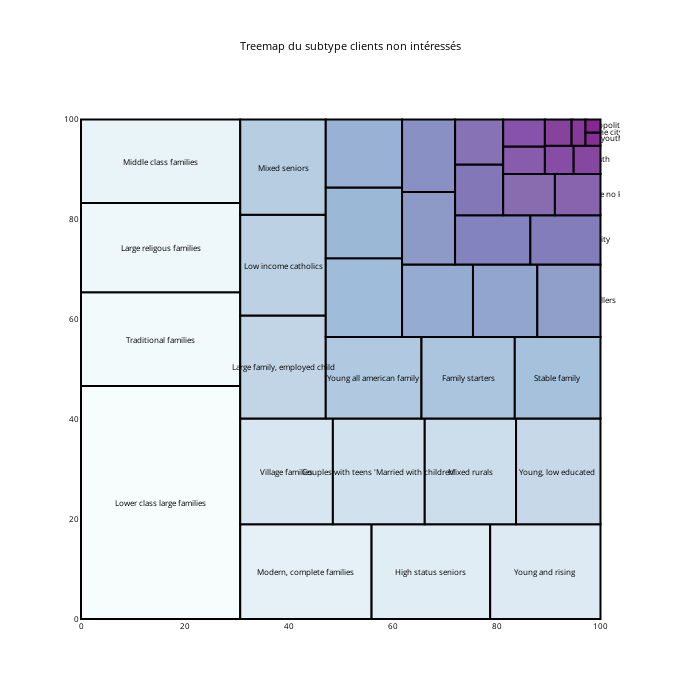

Notebook code for this chart:
### Code cell
freq = pd.DataFrame(no['Customer Subtype'].value_counts().reset_index())
freq.columns = ['name', 'freq']

x = 0.
y = 0.
width = 100.
height = 100.

values = freq.freq

normed = squarify.normalize_sizes(values, width, height)
rects = squarify.squarify(normed, x, y, width, height)

bupu = cl.scales['9']['seq']['BuPu']
bupu = cl.interp( bupu, 48 )
cl.to_rgb( bupu )

shapes = []
annotations = []
counter = 0
i = 0
for r in rects:
    shapes.append( 
        dict(
            type = 'rect', 
            x0 = r['x'], 
            y0 = r['y'], 
            x1 = r['x']+r['dx'], 
            y1 = r['y']+r['dy'],
            line = dict( width = 2 ),
            fillcolor = bupu[i]
        ) 
    )
    if (i < 17):
        label = freq.name[i]
    else :
        label = ""
    annotations.append(
        dict(
            x = r['x']+(r['dx']/2),
            y = r['y']+(r['dy']/2),
            text = label,
            align='center',
            showarrow = False
        )
    )
    i = i+1

# For hover text
trace0 = go.Scatter(
    x = [ r['x']+(r['dx']/2) for r in rects ], 
    y = [ r['y']+(r['dy']/2) for r in rects ],
    text = freq.name, 
    mode = 'text',
)
        
layout = dict(
    height=700, 
    width=700,
    xaxis=dict(showgrid=False,zeroline=False),
    yaxis=dict(showgrid=False,zeroline=False),
    shapes=shapes,
    annotations=annotations,
    hovermode='closest',
    title = 'Treemap du subtype clients non intéressés',
    font=dict(size=8, color='#000000')
)

# With hovertext
figure = dict(data=[trace0], layout=layout)

iplot(figure)

### Figure 1 — Plotly figure (JSON) as saved in the notebook; plotly's stock layout.template omitted (floating-point values rounded to 4 significant figures)
{"data": [{"mode": "text", "text": ["Lower class large families", "Traditional families", "Large religous families", "Middle class families", "Modern, complete families", "High status seniors", "Young and rising", "Village families", "Couples with teens 'Married with children'", "Mixed rurals", "Young, low educated ", "Large family, employed child", "Low income catholics", "Mixed seniors", "Young all american family", "Family starters", "Stable family", "Mixed small town dwellers", "High Income, expensive child", "Religious elderly singles", "Career and childcare", "Affluent young families", "Mixed apartment dwellers", "Very Important Provincials", "Large family farms", "Porchless seniors: no front yard", "Young seniors in the city", "Affluent senior apartments", "Own home elderly", "Seniors in apartments", "Dinki's (double income no kids)", "Residential elderly", "Etnically diverse", "Young urban have-nots", "Single youth", "Students in apartments", "Fresh masters in the city", "Suburban youth", "Senior cosmopolitans"], "type": "scatter", "x": [15.33, 15.33, 15.33, 15.33, 43.29, 67.35, 89.38, 39.57, 57.33, 74.96, 91.87, 38.88, 38.88, 38.88, 56.33, 74.52, 91.75, 54.46, 54.46, 54.46, 68.63, 81.65, 93.92, 66.91, 66.91, 79.26, 93.25, 76.64, 76.64, 86.25, 95.61, 85.28, 85.28, 92.07, 97.42, 91.87, 95.78, 98.56, 98.56], "y": [23.33, 56.04, 74.34, 91.63, 9.485, 9.485, 9.485, 29.56, 29.56, 29.56, 29.56, 50.45, 70.83, 90.46, 48.29, 48.29, 48.29, 64.32, 79.29, 93.18, 63.69, 63.69, 63.69, 78.21, 92.74, 75.88, 75.88, 85.9, 95.5, 84.94, 84.94, 91.84, 97.3, 91.91, 91.91, 97.37, 97.37, 96.06, 98.69]}], "layout": {"annotations": [{"align": "center", "showarrow": false, "text": "Lower class large families", "x": 15.33, "y": 23.33}, {"align": "center", "showarrow": false, "text": "Traditional families", "x": 15.33, "y": 56.04}, {"align": "center", "showarrow": false, "text": "Large religous families", "x": 15.33, "y": 74.34}, {"align": "center", "showarrow": false, "text": "Middle class families", "x": 15.33, "y": 91.63}, {"align": "center", "showarrow": false, "text": "Modern, complete families", "x": 43.29, "y": 9.485}, {"align": "center", "showarrow": false, "text": "High status seniors", "x": 67.35, "y": 9.485}, {"align": "center", "showarrow": false, "text": "Young and rising", "x": 89.38, "y": 9.485}, {"align": "center", "showarrow": false, "text": "Village families", "x": 39.57, "y": 29.56}, {"align": "center", "showarrow": false, "text": "Couples with teens 'Married with children'", "x": 57.33, "y": 29.56}, {"align": "center", "showarrow": false, "text": "Mixed rurals", "x": 74.96, "y": 29.56}, {"align": "center", "showarrow": false, "text": "Young, low educated ", "x": 91.87, "y": 29.56}, {"align": "center", "showarrow": false, "text": "Large family, employed child", "x": 38.88, "y": 50.45}, {"align": "center", "showarrow": false, "text": "Low income catholics", "x": 38.88, "y": 70.83}, {"align": "center", "showarrow": false, "text": "Mixed seniors", "x": 38.88, "y": 90.46}, {"align": "center", "showarrow": false, "text": "Young all american family", "x": 56.33, "y": 48.29}, {"align": "center", "showarrow": false, "text": "Family starters", "x": 74.52, "y": 48.29}, {"align": "center", "showarrow": false, "text": "Stable family", "x": 91.75, "y": 48.29}, {"align": "center", "showarrow": false, "text": "", "x": 54.46, "y": 64.32}, {"align": "center", "showarrow": false, "text": "", "x": 54.46, "y": 79.29}, {"align": "center", "showarrow": false, "text": "", "x": 54.46, "y": 93.18}, {"align": "center", "showarrow": false, "text": "", "x": 68.63, "y": 63.69}, {"align": "center", "showarrow": false, "text": "", "x": 81.65, "y": 63.69}, {"align": "center", "showarrow": false, "text": "", "x": 93.92, "y": 63.69}, {"align": "center", "showarrow": false, "text": "", "x": 66.91, "y": 78.21}, {"align": "center", "showarrow": false, "text": "", "x": 66.91, "y": 92.74}, {"align": "center", "showarrow": false, "text": "", "x": 79.26, "y": 75.88}, {"align": "center", "showarrow": false, "text": "", "x": 93.25, "y": 75.88}, {"align": "center", "showarrow": false, "text": "", "x": 76.64, "y": 85.9}, {"align": "center", "showarrow": false, "text": "", "x": 76.64, "y": 95.5}, {"align": "center", "showarrow": false, "text": "", "x": 86.25, "y": 84.94}, {"align": "center", "showarrow": false, "text": "", "x": 95.61, "y": 84.94}, {"align": "center", "showarrow": false, "text": "", "x": 85.28, "y": 91.84}, {"align": "center", "showarrow": false, "text": "", "x": 85.28, "y": 97.3}, {"align": "center", "showarrow": false, "text": "", "x": 92.07, "y": 91.91}, {"align": "center", "showarrow": false, "text": "", "x": 97.42, "y": 91.91}, {"align": "center", "showarrow": false, "text": "", "x": 91.87, "y": 97.37}, {"align": "center", "showarrow": false, "text": "", "x": 95.78, "y": 97.37}, {"align": "center", "showarrow": false, "text": "", "x": 98.56, "y": 96.06}, {"align": "center", "showarrow": false, "text": "", "x": 98.56, "y": 98.69}], "font": {"color": "#000000", "size": 8}, "height": 700, "hovermode": "closest", "shapes": [{"fillcolor": "hsl(190.0, 60.0%, 98.0%)", "line": {"width": 2}, "type": "rect", "x0": 0, "x1": 30.65, "y0": 0, "y1": 46.66}, {"fillcolor": "hsl(192.38297872340425, 57.787234042553195%, 96.80851063829788%)", "line": {"width": 2}, "type": "rect", "x0": 0, "x1": 30.65, "y0": 46.66, "y1": 65.42}, {"fillcolor": "hsl(194.7659574468085, 55.57446808510638%, 95.61702127659575%)", "line": {"width": 2}, "type": "rect", "x0": 0, "x1": 30.65, "y0": 65.42, "y1": 83.26}, {"fillcolor": "hsl(197.14893617021278, 53.361702127659576%, 94.42553191489361%)", "line": {"width": 2}, "type": "rect", "x0": 0, "x1": 30.65, "y0": 83.26, "y1": 100.0}, {"fillcolor": "hsl(199.53191489361703, 51.148936170212764%, 93.23404255319149%)", "line": {"width": 2}, "type": "rect", "x0": 30.65, "x1": 55.94, "y0": 0, "y1": 18.97}, {"fillcolor": "hsl(201.91489361702128, 48.93617021276596%, 92.04255319148936%)", "line": {"width": 2}, "type": "rect", "x0": 55.94, "x1": 78.77, "y0": 0, "y1": 18.97}, {"fillcolor": "hsl(204.10638297872342, 46.91489361702128%, 90.80851063829788%)", "line": {"width": 2}, "type": "rect", "x0": 78.77, "x1": 100.0, "y0": 0, "y1": 18.97}, {"fillcolor": "hsl(204.95744680851064, 46.234042553191486%, 89.27659574468085%)", "line": {"width": 2}, "type": "rect", "x0": 30.65, "x1": 48.49, "y0": 18.97, "y1": 40.16}, {"fillcolor": "hsl(205.80851063829786, 45.5531914893617%, 87.74468085106383%)", "line": {"width": 2}, "type": "rect", "x0": 48.49, "x1": 66.17, "y0": 18.97, "y1": 40.16}, {"fillcolor": "hsl(206.6595744680851, 44.87234042553192%, 86.2127659574468%)", "line": {"width": 2}, "type": "rect", "x0": 66.17, "x1": 83.75, "y0": 18.97, "y1": 40.16}, {"fillcolor": "hsl(207.51063829787233, 44.191489361702125%, 84.68085106382979%)", "line": {"width": 2}, "type": "rect", "x0": 83.75, "x1": 100.0, "y0": 18.97, "y1": 40.16}, {"fillcolor": "hsl(208.36170212765958, 43.51063829787234%, 83.14893617021276%)", "line": {"width": 2}, "type": "rect", "x0": 30.65, "x1": 47.12, "y0": 40.16, "y1": 60.74}, {"fillcolor": "hsl(209.04255319148936, 43.04255319148936%, 81.61702127659575%)", "line": {"width": 2}, "type": "rect", "x0": 30.65, "x1": 47.12, "y0": 60.74, "y1": 80.93}, {"fillcolor": "hsl(209.2127659574468, 43.212765957446805%, 80.08510638297872%)", "line": {"width": 2}, "type": "rect", "x0": 30.65, "x1": 47.12, "y0": 80.93, "y1": 100}, {"fillcolor": "hsl(209.38297872340425, 43.38297872340426%, 78.55319148936171%)", "line": {"width": 2}, "type": "rect", "x0": 47.12, "x1": 65.54, "y0": 40.16, "y1": 56.43}, {"fillcolor": "hsl(209.5531914893617, 43.5531914893617%, 77.02127659574468%)", "line": {"width": 2}, "type": "rect", "x0": 65.54, "x1": 83.5, "y0": 40.16, "y1": 56.43}, {"fillcolor": "hsl(209.72340425531914, 43.723404255319146%, 75.48936170212767%)", "line": {"width": 2}, "type": "rect", "x0": 83.5, "x1": 100.0, "y0": 40.16, "y1": 56.43}, {"fillcolor": "hsl(209.89361702127658, 43.8936170212766%, 73.95744680851064%)", "line": {"width": 2}, "type": "rect", "x0": 47.12, "x1": 61.8, "y0": 56.43, "y1": 72.21}, {"fillcolor": "hsl(211.2127659574468, 43.297872340425535%, 72.55319148936171%)", "line": {"width": 2}, "type": "rect", "x0": 47.12, "x1": 61.8, "y0": 72.21, "y1": 86.36}, {"fillcolor": "hsl(214.4468085106383, 41.42553191489362%, 71.36170212765957%)", "line": {"width": 2}, "type": "rect", "x0": 47.12, "x1": 61.8, "y0": 86.36, "y1": 100}, {"fillcolor": "hsl(217.68085106382978, 39.5531914893617%, 70.17021276595744%)", "line": {"width": 2}, "type": "rect", "x0": 61.8, "x1": 75.46, "y0": 56.43, "y1": 70.95}, {"fillcolor": "hsl(220.91489361702128, 37.68085106382979%, 68.97872340425532%)", "line": {"width": 2}, "type": "rect", "x0": 75.46, "x1": 87.84, "y0": 56.43, "y1": 70.95}, {"fillcolor": "hsl(224.14893617021278, 35.808510638297875%, 67.7872340425532%)", "line": {"width": 2}, "type": "rect", "x0": 87.84, "x1": 100.0, "y0": 56.43, "y1": 70.95}, {"fillcolor": "hsl(227.38297872340425, 33.93617021276596%, 66.59574468085107%)", "line": {"width": 2}, "type": "rect", "x0": 61.8, "x1": 72.01, "y0": 70.95, "y1": 85.47}, {"fillcolor": "hsl(232.3191489361702, 32.74468085106383%, 65.06382978723404%)", "line": {"width": 2}, "type": "rect", "x0": 61.8, "x1": 72.01, "y0": 85.47, "y1": 100}, {"fillcolor": "hsl(238.95744680851064, 32.234042553191486%, 63.191489361702125%)", "line": {"width": 2}, "type": "rect", "x0": 72.01, "x1": 86.5, "y0": 70.95, "y1": 80.81}, {"fillcolor": "hsl(245.59574468085106, 31.72340425531915%, 61.31914893617021%)", "line": {"width": 2}, "type": "rect", "x0": 86.5, "x1": 100.0, "y0": 70.95, "y1": 80.81}, {"fillcolor": "hsl(252.2340425531915, 31.212765957446805%, 59.44680851063829%)", "line": {"width": 2}, "type": "rect", "x0": 72.01, "x1": 81.27, "y0": 80.81, "y1": 90.99}, {"fillcolor": "hsl(258.8723404255319, 30.70212765957447%, 57.57446808510639%)", "line": {"width": 2}, "type": "rect", "x0": 72.01, "x1": 81.27, "y0": 90.99, "y1": 100}, {"fillcolor": "hsl(265.51063829787233, 30.19148936170213%, 55.70212765957447%)", "line": {"width": 2}, "type": "rect", "x0": 81.27, "x1": 91.22, "y0": 80.81, "y1": 89.08}, {"fillcolor": "hsl(269.9148936170213, 31.17021276595745%, 53.723404255319146%)", "line": {"width": 2}, "type": "rect", "x0": 91.22, "x1": 100.0, "y0": 80.81, "y1": 89.08}, {"fillcolor": "hsl(272.97872340425533, 33.04255319148936%, 51.68085106382979%)", "line": {"width": 2}, "type": "rect", "x0": 81.27, "x1": 89.3, "y0": 89.08, "y1": 94.61}, {"fillcolor": "hsl(276.04255319148933, 34.91489361702128%, 49.63829787234043%)", "line": {"width": 2}, "type": "rect", "x0": 81.27, "x1": 89.3, "y0": 94.61, "y1": 100.0}, {"fillcolor": "hsl(279.1063829787234, 36.787234042553195%, 47.59574468085106%)", "line": {"width": 2}, "type": "rect", "x0": 89.3, "x1": 94.84, "y0": 89.08, "y1": 94.74}, {"fillcolor": "hsl(282.17021276595744, 38.65957446808511%, 45.553191489361694%)", "line": {"width": 2}, "type": "rect", "x0": 94.84, "x1": 100, "y0": 89.08, "y1": 94.74}, {"fillcolor": "hsl(285.2340425531915, 40.531914893617014%, 43.51063829787235%)", "line": {"width": 2}, "type": "rect", "x0": 89.3, "x1": 94.44, "y0": 94.74, "y1": 100.0}, {"fillcolor": "hsl(288.04255319148933, 45.851063829787236%, 41.08510638297872%)", "line": {"width": 2}, "type": "rect", "x0": 94.44, "x1": 97.12, "y0": 94.74, "y1": 100.0}, {"fillcolor": "hsl(290.7659574468085, 52.31914893617022%, 38.53191489361702%)", "line": {"width": 2}, "type": "rect", "x0": 97.12, "x1": 100.0, "y0": 94.74, "y1": 97.37}, {"fillcolor": "hsl(293.48936170212767, 58.78723404255317%, 35.97872340425533%)", "line": {"width": 2}, "type": "rect", "x0": 97.12, "x1": 100.0, "y0": 97.37, "y1": 100.0}], "title": "Treemap du subtype clients non intéressés", "width": 700, "xaxis": {"showgrid": false, "zeroline": false}, "yaxis": {"showgrid": false, "zeroline": false}}}
